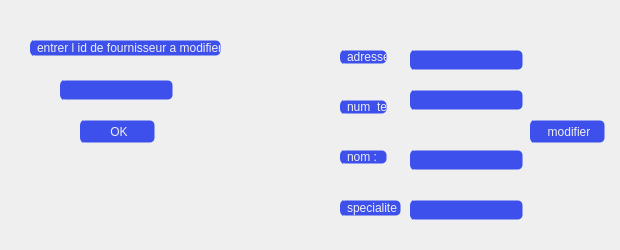
      <widget class="QWidget" name="tab_8">
       <attribute name="title">
        <string>modifier</string>
       </attribute>
       <widget class="QLabel" name="label_18">
        <property name="geometry">
         <rect>
          <x>30</x>
          <y>40</y>
          <width>191</width>
          <height>16</height>
         </rect>
        </property>
        <property name="styleSheet">
         <string notr="true">QLabel {
background-image: url(C:/Users/HP/Documents/Health-application/icons/16x16/cil-folder-open.png);
	background-position: left center;

    background-repeat: no-repeat;

	border: 1px solid transparent;
color:rgb(238, 238, 238);
	border-radius: 5px;	
	background-color:#3d50eb;
border-left:4px solid #3d50eb;

}
QLabel:hover {
color:rgb(255, 255, 255);
		background-color: rgb(63, 84, 244);
}
QLabel:pressed {	
	border: 2px solid rgb(55, 74, 214) ;
}</string>
        </property>
        <property name="text">
         <string>entrer l id de fournisseur a modifier :</string>
        </property>
       </widget>
       <widget class="QLineEdit" name="lineEdit_17">
        <property name="geometry">
         <rect>
          <x>60</x>
          <y>80</y>
          <width>113</width>
          <height>20</height>
         </rect>
        </property>
        <property name="styleSheet">
         <string notr="true">QLineEdit {
background-image: url(C:/Users/HP/Documents/Health-application/icons/16x16/cil-folder-open.png);
	background-position: left center;

    background-repeat: no-repeat;

	border: 1px solid transparent;
color:rgb(238, 238, 238);
	border-radius: 5px;	
	background-color:#3d50eb;
border-left:4px solid #3d50eb;

}
QLineEdit:hover {
color:rgb(255, 255, 255);
		background-color: rgb(63, 84, 244);
}
QLineEdit:pressed {	
	border: 2px solid rgb(55, 74, 214) ;
}</string>
        </property>
       </widget>
       <widget class="QPushButton" name="pushButton_14">
        <property name="geometry">
         <rect>
          <x>80</x>
          <y>120</y>
          <width>75</width>
          <height>23</height>
         </rect>
        </property>
        <property name="styleSheet">
         <string notr="true">QPushButton {
background-image: url(C:/Users/HP/Documents/Health-application/icons/16x16/cil-folder-open.png);
	background-position: left center;

    background-repeat: no-repeat;

	border: 1px solid transparent;
color:rgb(238, 238, 238);
	border-radius: 5px;	
	background-color:#3d50eb;
border-left:4px solid #3d50eb;

}
QPushButton:hover {
color:rgb(255, 255, 255);
		background-color: rgb(63, 84, 244);
}
QPushButton:pressed {	
	border: 2px solid rgb(55, 74, 214) ;
}</string>
        </property>
        <property name="text">
         <string>OK</string>
        </property>
       </widget>
       <widget class="QStackedWidget" name="stackedWidget_3">
        <property name="geometry">
         <rect>
          <x>310</x>
          <y>20</y>
          <width>301</width>
          <height>221</height>
         </rect>
        </property>
        <property name="styleSheet">
         <string notr="true">QLineEdit {
background-image: url(C:/Users/HP/Documents/Health-application/icons/16x16/cil-folder-open.png);
	background-position: left center;

    background-repeat: no-repeat;

	border: 1px solid transparent;
color:rgb(238, 238, 238);
	border-radius: 5px;	
	background-color:#3d50eb;
border-left:4px solid #3d50eb;

}
QLineEdit:hover {
color:rgb(255, 255, 255);
		background-color: rgb(63, 84, 244);
}
QLineEdit:pressed {	
	border: 2px solid rgb(55, 74, 214) ;
}</string>
        </property>
        <widget class="QWidget" name="page_6">
         <widget class="QLabel" name="label_19">
          <property name="geometry">
           <rect>
            <x>30</x>
            <y>30</y>
            <width>47</width>
            <height>14</height>
           </rect>
          </property>
          <property name="styleSheet">
           <string notr="true">QLabel {
background-image: url(C:/Users/HP/Documents/Health-application/icons/16x16/cil-folder-open.png);
	background-position: left center;

    background-repeat: no-repeat;

	border: 1px solid transparent;
color:rgb(238, 238, 238);
	border-radius: 5px;	
	background-color:#3d50eb;
border-left:4px solid #3d50eb;

}
QLabel:hover {
color:rgb(255, 255, 255);
		background-color: rgb(63, 84, 244);
}
QLabel:pressed {	
	border: 2px solid rgb(55, 74, 214) ;
}</string>
          </property>
          <property name="text">
           <string>adresse:</string>
          </property>
         </widget>
         <widget class="QLabel" name="label_20">
          <property name="geometry">
           <rect>
            <x>30</x>
            <y>80</y>
            <width>47</width>
            <height>14</height>
           </rect>
          </property>
          <property name="styleSheet">
           <string notr="true">QLabel {
background-image: url(C:/Users/HP/Documents/Health-application/icons/16x16/cil-folder-open.png);
	background-position: left center;

    background-repeat: no-repeat;

	border: 1px solid transparent;
color:rgb(238, 238, 238);
	border-radius: 5px;	
	background-color:#3d50eb;
border-left:4px solid #3d50eb;

}
QLabel:hover {
color:rgb(255, 255, 255);
		background-color: rgb(63, 84, 244);
}
QLabel:pressed {	
	border: 2px solid rgb(55, 74, 214) ;
}</string>
          </property>
          <property name="text">
           <string>num_tel:</string>
          </property>
         </widget>
         <widget class="QLabel" name="label_21">
          <property name="geometry">
           <rect>
            <x>30</x>
            <y>130</y>
            <width>47</width>
            <height>14</height>
           </rect>
          </property>
          <property name="styleSheet">
           <string notr="true">QLabel {
background-image: url(C:/Users/HP/Documents/Health-application/icons/16x16/cil-folder-open.png);
	background-position: left center;

    background-repeat: no-repeat;

	border: 1px solid transparent;
color:rgb(238, 238, 238);
	border-radius: 5px;	
	background-color:#3d50eb;
border-left:4px solid #3d50eb;

}
QLabel:hover {
color:rgb(255, 255, 255);
		background-color: rgb(63, 84, 244);
}
QLabel:pressed {	
	border: 2px solid rgb(55, 74, 214) ;
}</string>
          </property>
          <property name="text">
           <string>nom :</string>
          </property>
         </widget>
         <widget class="QLabel" name="label_22">
          <property name="geometry">
           <rect>
            <x>30</x>
            <y>180</y>
            <width>61</width>
            <height>16</height>
           </rect>
          </property>
          <property name="styleSheet">
           <string notr="true">QLabel {
background-image: url(C:/Users/HP/Documents/Health-application/icons/16x16/cil-folder-open.png);
	background-position: left center;

    background-repeat: no-repeat;

	border: 1px solid transparent;
color:rgb(238, 238, 238);
	border-radius: 5px;	
	background-color:#3d50eb;
border-left:4px solid #3d50eb;

}
QLabel:hover {
color:rgb(255, 255, 255);
		background-color: rgb(63, 84, 244);
}
QLabel:pressed {	
	border: 2px solid rgb(55, 74, 214) ;
}</string>
          </property>
          <property name="text">
           <string>specialite :</string>
          </property>
         </widget>
         <widget class="QLineEdit" name="lineEdit_18">
          <property name="geometry">
           <rect>
            <x>100</x>
            <y>30</y>
            <width>113</width>
            <height>20</height>
           </rect>
          </property>
          <property name="styleSheet">
           <string notr="true">QLineEdit {
background-image: url(C:/Users/HP/Documents/Health-application/icons/16x16/cil-folder-open.png);
	background-position: left center;

    background-repeat: no-repeat;

	border: 1px solid transparent;
color:rgb(238, 238, 238);
	border-radius: 5px;	
	background-color:#3d50eb;
border-left:4px solid #3d50eb;

}
QLineEdit:hover {
color:rgb(255, 255, 255);
		background-color: rgb(63, 84, 244);
}
QLineEdit:pressed {	
	border: 2px solid rgb(55, 74, 214) ;
}</string>
          </property>
         </widget>
         <widget class="QLineEdit" name="lineEdit_19">
          <property name="geometry">
           <rect>
            <x>100</x>
            <y>70</y>
            <width>113</width>
            <height>20</height>
           </rect>
          </property>
         </widget>
         <widget class="QLineEdit" name="lineEdit_20">
          <property name="geometry">
           <rect>
            <x>100</x>
            <y>130</y>
            <width>113</width>
            <height>20</height>
           </rect>
          </property>
         </widget>
         <widget class="QLineEdit" name="lineEdit_21">
          <property name="geometry">
           <rect>
            <x>100</x>
            <y>180</y>
            <width>113</width>
            <height>20</height>
           </rect>
          </property>
         </widget>
         <widget class="QPushButton" name="pushButton_15">
          <property name="geometry">
           <rect>
            <x>220</x>
            <y>100</y>
            <width>75</width>
            <height>23</height>
           </rect>
          </property>
          <property name="styleSheet">
           <string notr="true">QPushButton {
background-image: url(C:/Users/HP/Documents/Health-application/icons/16x16/cil-folder-open.png);
	background-position: left center;

    background-repeat: no-repeat;

	border: 1px solid transparent;
color:rgb(238, 238, 238);
	border-radius: 5px;	
	background-color:#3d50eb;
border-left:4px solid #3d50eb;

}
QPushButton:hover {
color:rgb(255, 255, 255);
		background-color: rgb(63, 84, 244);
}
QPushButton:pressed {	
	border: 2px solid rgb(55, 74, 214) ;
}</string>
          </property>
          <property name="text">
           <string>modifier</string>
          </property>
         </widget>
        </widget>
        <widget class="QWidget" name="page_7"/>
       </widget>
      </widget>
